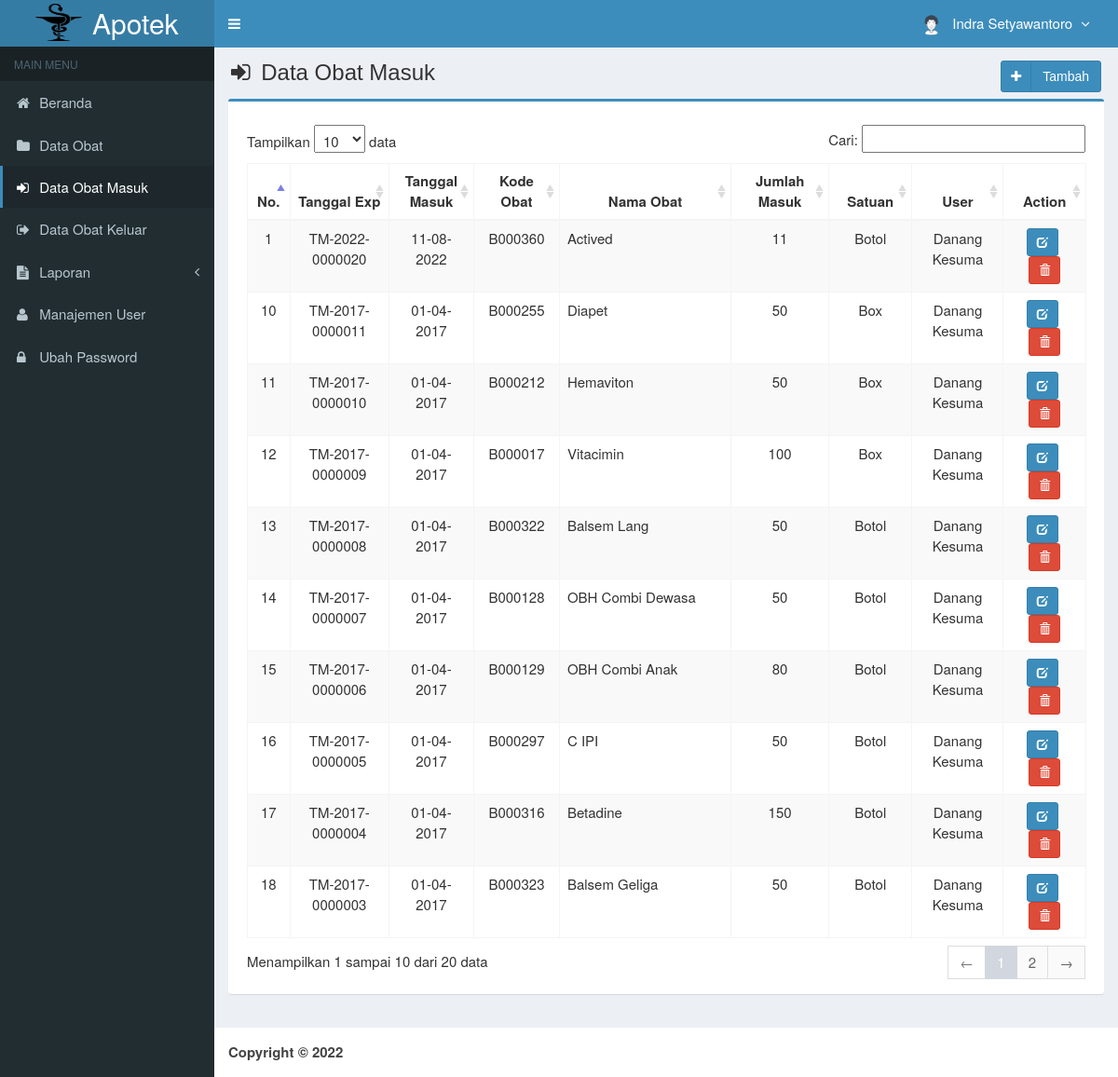
The app's page /main.php?module=obat_masuk (signed in) with its own data.
### tables this page shows
CREATE TABLE `is_users` (
  `id_user` int(3) NOT NULL,
  `username` varchar(50) NOT NULL,
  `nama_user` varchar(50) NOT NULL,
  `password` varchar(50) NOT NULL,
  `email` varchar(50) DEFAULT NULL,
  `telepon` varchar(13) DEFAULT NULL,
  `foto` varchar(100) DEFAULT NULL,
  `hak_akses` enum('Super Admin','Manajer','Gudang') NOT NULL,
  `status` enum('aktif','blokir') NOT NULL DEFAULT 'aktif',
  `created_at` timestamp NOT NULL DEFAULT CURRENT_TIMESTAMP,
  `updated_at` timestamp NOT NULL DEFAULT CURRENT_TIMESTAMP ON UPDATE CURRENT_TIMESTAMP
);

CREATE TABLE `is_obat_masuk` (
  `kode_transaksi` varchar(15) NOT NULL,
  `tanggal_masuk` date NOT NULL,
  `kode_obat` varchar(7) NOT NULL,
  `jumlah_masuk` int(11) NOT NULL,
  `created_user` int(3) NOT NULL,
  `created_date` timestamp NOT NULL DEFAULT CURRENT_TIMESTAMP ON UPDATE CURRENT_TIMESTAMP
);

CREATE TABLE `is_obat` (
  `kode_obat` varchar(7) NOT NULL,
  `nama_obat` varchar(50) NOT NULL,
  `golongan_obat` varchar(25) NOT NULL,
  `satuan` varchar(20) NOT NULL,
  `stok` int(11) NOT NULL,
  `created_user` int(3) NOT NULL,
  `created_date` timestamp NOT NULL DEFAULT CURRENT_TIMESTAMP,
  `updated_user` int(3) NOT NULL,
  `updated_date` timestamp NOT NULL DEFAULT CURRENT_TIMESTAMP ON UPDATE CURRENT_TIMESTAMP
);

### modules/obat-masuk/view.php (the view, shortened to what this page needs)
<section class="content-header">
    <h1>
        <i class="fa fa-sign-in icon-title"></i> Data Obat Masuk
        <a class="btn btn-primary btn-social pull-right" href="?module=form_obat_masuk&form=add" title="Tambah Data"
            data-toggle="tooltip">
            <i class="fa fa-plus"></i> Tambah
        </a>
    </h1>
</section>
<section class="content">
    <div class="row">
        <div class="col-md-12">
            <div class="box box-primary">
                <div class="box-body">
                    <table id="dataTables1" class="table table-bordered table-striped table-hover">
                        <thead>
                            <tr>
                                <th class="center">No.</th>
                                <th class="center">Tanggal Exp</th>
                                <th class="center">Tanggal Masuk</th>
                                <th class="center">Kode Obat</th>
                                <th class="center">Nama Obat</th>
                                <th class="center">Jumlah Masuk</th>
                                <th class="center">Satuan</th>
                                <th class="center">User</th>
                                <th class="center">Action</th>
                            </tr>
                        </thead>
                        <tbody>
                            <?php
                            $no = 1;
                            $query = mysqli_query($mysqli, "SELECT a.kode_transaksi,a.tanggal_masuk,a.kode_obat,a.jumlah_masuk,b.kode_obat,b.nama_obat,b.satuan,c.nama_user
                                            FROM is_obat_masuk as a JOIN is_obat as b ON a.kode_obat=b.kode_obat
                                            JOIN is_users as c ON c.id_user = a.created_user ORDER BY kode_transaksi DESC")
                                or die('Ada kesalahan pada query tampil Data Obat Masuk: ' . mysqli_error($mysqli));
                            while ($data = mysqli_fetch_assoc($query)) {
                                $tanggal         = $data['tanggal_masuk'];
                                $exp             = explode('-', $tanggal);
                                $tanggal_masuk   = $exp[2] . "-" . $exp[1] . "-" . $exp[0];
                                echo "<tr>
                      <td width='30' class='center'>$no</td>
                      <td width='100' class='center'>$data[kode_transaksi]</td>
                      <td width='80' class='center'>$tanggal_masuk</td>
                      <td width='80' class='center'>$data[kode_obat]</td>
                      <td width='200'>$data[nama_obat]</td>
                      <td width='100' align='center'>$data[jumlah_masuk]</td>
                      <td width='80' class='center'>$data[satuan]</td>
                      <td width='80' class='center'>$data[nama_user]</td>
                      <td class='center' width='80'>
                        <div>
                          <a data-toggle='tooltip' data-placement='top' title='Ubah' style='margin-right:5px' class='btn btn-primary btn-sm' href='?module=form_obat&form=edit&id=$data[kode_obat]'>
                              <i style='color:#fff' class='glyphicon glyphicon-edit'></i>
                          </a>";
                            ?>
                            <a data-toggle="tooltip" data-placement="top" title="Hapus" class="btn btn-danger btn-sm"
                                href="modules/obat/proses.php?act=delete&id=<?php echo $data['kode_obat']; ?>"
                                onclick="return confirm('Anda yakin ingin menghapus obat <?php echo $data['nama_obat']; ?> ?');">
                                <i style="color:#fff" class="glyphicon glyphicon-trash"></i>
                            </a>
                            <?php
                                echo "    </div>
                      </td>
                    </tr>";
                                $no++;
                            }
                            ?>
                        </tbody>
                    </table>
                </div>
            </div>
        </div>
    </div>
</section><!-- /.content

### top-menu.php (shortened to what this page needs)
<?php
require_once "config/database.php";
$query = mysqli_query($mysqli, "SELECT id_user, nama_user, foto, hak_akses FROM is_users WHERE id_user='$_SESSION[id_user]'")
                                or die('Ada kesalahan pada query tampil Manajemen User: '.mysqli_error($mysqli));
$data = mysqli_fetch_assoc($query);
?>
<li class="dropdown user user-menu">
  <a href="#" class="dropdown-toggle" data-toggle="dropdown">
  <?php
  if ($data['foto']=="") { ?>
    <img src="images/user/user-default.png" class="user-image" alt="User Image"/>
  <?php
  }
  else { ?>
    <img src="images/user/<?php echo $data['foto']; ?>" class="user-image" alt="User Image"/>
  <?php
  }
  ?>
    <span class="hidden-xs"><?php echo $data['nama_user']; ?> <i style="margin-left:5px" class="fa fa-angle-down"></i></span>
  </a>
</li>

### assets/css/style.css (style rules this page uses)
.btn-social *:first-child { border-right: 1px solid rgba(0, 0, 0, 0.1); bottom: 0; font-size: 1em !important; left: 0; line-height: 32px !important; position: absolute; text-align: center; top: 0; width: 32px !important; }
.content-header { padding: 15px 18px 0; position: relative; }
.center { text-align:center; }
.icon-title { margin-right: 5px; }
body { background-color: #fff; color: #333; font-size: 15px; line-height: 1.42857; }

### records on screen
is_users: foto (picture), nama_user "Indra Setyawantoro"
is_obat_masuk: kode_transaksi "TM-2022-0000020", tanggal_masuk "11-08-2022", kode_obat.kode_obat "B000360", kode_obat.nama_obat "Actived", jumlah_masuk "11", kode_obat.satuan "Botol", created_user.nama_user "Danang Kesuma"
is_obat_masuk: kode_transaksi "TM-2017-0000011", tanggal_masuk "01-04-2017", kode_obat.kode_obat "B000255", kode_obat.nama_obat "Diapet", jumlah_masuk "50", kode_obat.satuan "Box", created_user.nama_user "Danang Kesuma"
is_obat_masuk: kode_transaksi "TM-2017-0000010", tanggal_masuk "01-04-2017", kode_obat.kode_obat "B000212", kode_obat.nama_obat "Hemaviton", jumlah_masuk "50", kode_obat.satuan "Box", created_user.nama_user "Danang Kesuma"
is_obat_masuk: kode_transaksi "TM-2017-0000009", tanggal_masuk "01-04-2017", kode_obat.kode_obat "B000017", kode_obat.nama_obat "Vitacimin", jumlah_masuk "100", kode_obat.satuan "Box", created_user.nama_user "Danang Kesuma"
is_obat_masuk: kode_transaksi "TM-2017-0000008", tanggal_masuk "01-04-2017", kode_obat.kode_obat "B000322", kode_obat.nama_obat "Balsem Lang", jumlah_masuk "50", kode_obat.satuan "Botol", created_user.nama_user "Danang Kesuma"
is_obat_masuk: kode_transaksi "TM-2017-0000007", tanggal_masuk "01-04-2017", kode_obat.kode_obat "B000128", kode_obat.nama_obat "OBH Combi Dewasa", jumlah_masuk "50", kode_obat.satuan "Botol", created_user.nama_user "Danang Kesuma"
is_obat_masuk: kode_transaksi "TM-2017-0000006", tanggal_masuk "01-04-2017", kode_obat.kode_obat "B000129", kode_obat.nama_obat "OBH Combi Anak", jumlah_masuk "80", kode_obat.satuan "Botol", created_user.nama_user "Danang Kesuma"
is_obat_masuk: kode_transaksi "TM-2017-0000005", tanggal_masuk "01-04-2017", kode_obat.kode_obat "B000297", kode_obat.nama_obat "C IPI", jumlah_masuk "50", kode_obat.satuan "Botol", created_user.nama_user "Danang Kesuma"
is_obat_masuk: kode_transaksi "TM-2017-0000004", tanggal_masuk "01-04-2017", kode_obat.kode_obat "B000316", kode_obat.nama_obat "Betadine", jumlah_masuk "150", kode_obat.satuan "Botol", created_user.nama_user "Danang Kesuma"
is_obat_masuk: kode_transaksi "TM-2017-0000003", tanggal_masuk "01-04-2017", kode_obat.kode_obat "B000323", kode_obat.nama_obat "Balsem Geliga", jumlah_masuk "50", kode_obat.satuan "Botol", created_user.nama_user "Danang Kesuma"
